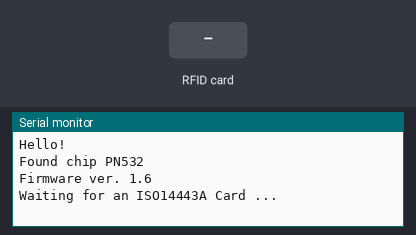
This sketch was run on a simulated Arduino Leonardo, built with avr-gcc and run on an emulated ATmega32U4. Parts: the last lines printed to the serial monitor. Inputs (shaded band) come from the test bench.

Above: at 1.2 s.
1.3 s: RFID card C7 FE 66 39 held to the reader
At 2.5 s:
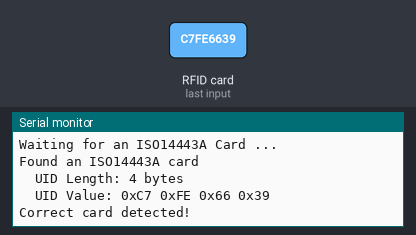
2.8 s: RFID card 5E 7A 19 C4 held to the reader
At 3.5 s:
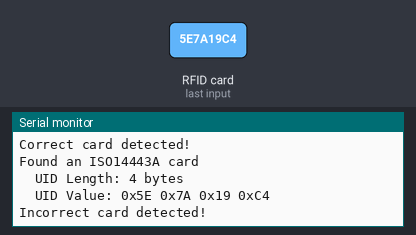

The sketch:

PN532_RFID_NFC_SHIELD.ino
```cpp
#include <Wire.h>
#include <SPI.h>
#include <Adafruit_PN532.h>

// If using the breakout or shield with I2C, define just the pins connected
// to the IRQ and reset lines.  Use the values below (2, 3) for the shield!
#define PN532_IRQ   (2)
#define PN532_RESET (3)  // Not connected by default on the NFC Shield

Adafruit_PN532 nfc(PN532_IRQ, PN532_RESET);
uint8_t storedUID[] = {0xC7, 0xFE, 0x66, 0x39};
uint8_t storedUIDLength = sizeof(storedUID);


void setup(void) {
  Serial.begin(115200);
  while (!Serial) delay(10); // for Leonardo/Micro/Zero

  Serial.println("Hello!");

  nfc.begin();

  uint32_t versiondata = nfc.getFirmwareVersion();
  if (! versiondata) {
    Serial.print("Didn't find PN53x board");
    while (1); // halt
  }
  // Got ok data, print it out!
  Serial.print("Found chip PN5"); Serial.println((versiondata>>24) & 0xFF, HEX);
  Serial.print("Firmware ver. "); Serial.print((versiondata>>16) & 0xFF, DEC);
  Serial.print('.'); Serial.println((versiondata>>8) & 0xFF, DEC);

  Serial.println("Waiting for an ISO14443A Card ...");
}


void loop(void) {
  uint8_t success;
  uint8_t uid[] = { 0, 0, 0, 0, 0, 0, 0 };  // Buffer to store the returned UID
  uint8_t uidLength;                        // Length of the UID

  success = nfc.readPassiveTargetID(PN532_MIFARE_ISO14443A, uid, &uidLength);

  if (success) {
    Serial.println("Found an ISO14443A card");

    // Display UID information
    Serial.print("  UID Length: "); Serial.print(uidLength, DEC); Serial.println(" bytes");
    Serial.print("  UID Value: ");
    nfc.PrintHex(uid, uidLength);
    Serial.println("");

    // Compare the detected UID with the stored one
    if (uidLength == storedUIDLength && memcmp(uid, storedUID, uidLength) == 0) {
      Serial.println("Correct card detected!");
      // Perform actions for correct card detected

    } else {
      Serial.println("Incorrect card detected!");
      // Perform actions for incorrect card detected
    }

    // Wait a bit before reading the card again
    delay(1000);
  } else {
    Serial.println("No card detected");
  }
}
```

Measured:
- after the input at 1.3 s, the serial monitor: prints a new line at once (image 1)
- after the input at 2.8 s, the serial monitor: prints a new line at once (image 2)
